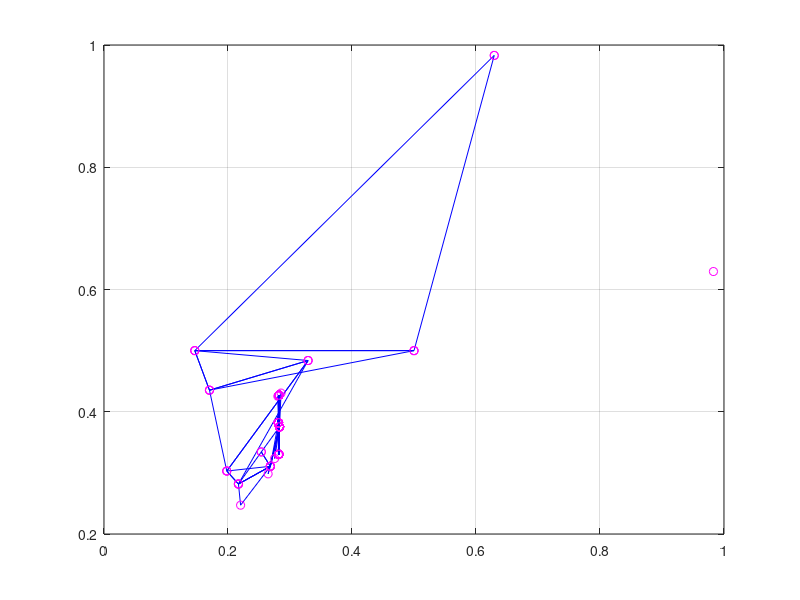

This figure's MATLAB source:
function Simplex

% Daugiklis 1/8 ignoruojamas, kadangi neturi itakos rezultatui
f=@(X) (X(1).^2).*X(2) + X(1).*(X(2).^2) - X(1).*X(2);

% pradiniai artinai
X_0=[0,0];
X_1=[1,1];
X_m=[4/10, 7/10];
X_n=[1/2,1/2];

% pasirenkamas pradinis artinys
X0 = X_n;

%Funkcijos grafiko y=f(x1,x2) braizymas
%subplot(1,2,1)
%[X(1),X(2)] = meshgrid(0:0.01:1, 0:0.01:1);
%y = f(X);
%surf(X(1),X(2), y);
%title(['Funkcijos y=f(X) grafikas'])
%%%% plot()

% pasirenkami parametrai
gamma=2;
beta=0.5;
eta=-0.5;
teta=1;

epsilon=10^(-4); %tikslumas

k=1; %iteraciju skaitliukas
kmax=100; % maksimalus iteraciju skaicius
imax=100; % maksimalus funkcijos kvietimu skaicius

%Pradinio simplekso sudarymas
alpha=1/2;
n=2;
delta1=alpha*(sqrt(n+1)+n-1)/(n*sqrt(2));
delta2=alpha*(sqrt(n+1)-1)/(n*sqrt(2));

X1=[X0(1)+delta2,X0(2)+delta1];
X2=[X0(1)+delta1,X0(2)+delta2];

y0=f(X0);
y1=f(X1);
y2=f(X2);

y=[y0,y1,y2];
X=[X0;X1;X2];

% /////32/////


% //////36/////
% Pradinio simplekso braizymas:
deltax=[X0(1),X0(1),X1(1);X1(1),X2(1),X2(1)];
deltay=[X0(2),X0(2),X1(2);X1(2),X2(2),X2(2)];
plot(deltax,deltay,'b')
plot(X(:,1),X(:,2),'mo');
grid on
hold on
% plot(X(:,1),X(:,2),'mo'); % Atkomentuoti, jei norima pavaizduoti bandymo taskus rutuliukais...
% hold on

k=1; % iteraciju skaitliukas
i=3; % funkcijos kvietimu skaiciaus skaitliukas

norma=Inf;
format short

% Metodo realizavimas

disp(['   x1   x2    f(x1,x2)    k    (f kv. sk.)']);
disp('-----------------------------------------------');

pabaigti=false;
  while ~pabaigti
    % Randami Xh, Xg, Xl ir funkcijos reiksmes siuose taskuose yh, yg, yl
    [~, nr]=sort(y); % y0, y1, y2 reiksmes isdestomos didejimo tvarka; nr rodys ju numerius ma....

    % [B,I] = sort(___) also returns a collection of index vectors for any of the previous syntaxes. 
    % I is the same size as A and describes the arrangement of the elements of A into B along the sorted
    % dimension. For example, if A is a vector, then B = A(I).
    
    yl=y(nr(1)); % maziausia y reiksme
    Xl=X(nr(1),:);

    yh=y(nr(n+1)); % didziausia y reiksme  
    Xh=X(nr(n+1)); 

    yg=y(nr(n)); % antra pagal dydi y reiksme
    Xg=X(nr(n),:);

    % Viduriu tasko Xc ir naujo artinio Xnew apskaiciavimas
    Xc=(Xg+Xl)/2;
    Xnew=Xh+(1+teta)*(Xc-Xh);
    ynew=f(Xnew);
    i=i+1;

    % Jei bent viena neigiama koordinate, keiciame krypti
    if Xnew(1)<=0 || Xnew(2)<=0
        disp('Neigiama artinio koordinate! Keiciame krypti.');
        teta=-1/2;
        Xnew=Xh+(1+teta)*(Xc-Xh);
        ynew=f(Xnew);
        i=i+1;
    end

    % Naujo simplekso sudarymas

    if (yl<ynew) && (ynew<yg)
        teta=1;
    elseif ynew<yl
      teta=gamma;
      Z=Xh+(1+teta)*(Xc-Xh);
      yz=f(Z);
      i=i+1;
      if yz<ynew
          ynew=yz;
          Xnew=Z;
      end
    elseif ynew>yh
      teta=eta;
      Z=Xh+(1+teta)*(Xc-Xh);
      Xnew=Z;
      ynew=f(Z);
      i=i+1;
    elseif (yg<ynew) && (ynew<yh)
      teta=beta;
      Z=Xh+(1+teta)*(Xc-Xh);
      Xnew=Z;
      ynew=f(Z);
      i=i+1;
    end

    if Xnew(1)<=0 || Xnew(2)<=0
      disp('Neigiama artimio koordinate! Keiciame krypti.');
      teta=-1/2;
      Xnew=Xh+(1+teta)*(Xc-Xh);
      ynew=f(Xnew);
      i=i+1;
    end

    fprintf('%f    %f   %f %d   %d', Xnew, ynew, k, i);

    count=0;

    if max([norm(Xl-Xg),norm(Xl-Xh),norm(Xg-Xh)])<epsilon
        disp(['Simpleksas tapo mazas (krastiniu ilgiai mazesni uz epsilon=', num2str(epsilon)]);
        % disp(['Simpleksas tapo mazas (krastiniu ilgiai mazesni uz epsilon=', num2str(epsilon),....
        count=count+1;
    end
    
    if abs(yh-yl)<epsilon
        disp(['Funkcijos reiksmes simplekso virsunese panasios (tikslumu epsilon=', num2str(epsilon)]);
        %disp(['Funkcijos reiksmes simplekso virsunese panasios (tikslumu epsilon=', num2str(ep...
        count=count+1;
    end

    if i>=imax
        count=count+1;
          if count==3
            disp(' ');
            disp('Patenkinamos sustojimo salygos. Skaiciavimai baigiami, new:');
            disp(['1) simpleksas tapo mazas (krastiniu ilgiai mazesni uz epsilon=', num2str(epsilon)']);
            % disp(['1) simpleksas tapo mazas (krastiniu ilgiai mazesni uz epsilon=', num2...
            disp(['2) funkcijos reiksmes simplekso virsunes panasios (tikslumu epsilon=', num2str(epsilon)']);
            % disp(['2) funkcijos reiksmes simplekso virsunes panasios (tikslumu epsilon='...
            disp(['3) pasiektas maksimalus funkciju kvietimu skaicius', num2str(imax)']);
            % disp(['3) pasiektas maksimalus funkciju kvietimu skaicius', num2str(imax)...
            pabaigti=true;
          end
    end
    %if k==kmax  <---???
    
    if k==kmax
      format short;
      disp(['Pasiektas maksimalus iteraciju skaicius k=', num2str(kmax)]);
      break
    end     
      
    k=k+1;
    y=[yl,yg,ynew];
    X=[Xl;Xg;Xnew];
   
    % Simplekso braizymas:
    deltax=[Xl(1),Xl(1),Xg(1);Xg(1),Xnew(1),Xnew(1)];
    deltay=[Xl(2),Xl(2),Xg(2);Xg(2),Xnew(2),Xnew(2)];
    plot(deltax,deltay,'b')
    hold on
    plot(X(:,1),X(:,2),'mo');
    hold on
  end  
